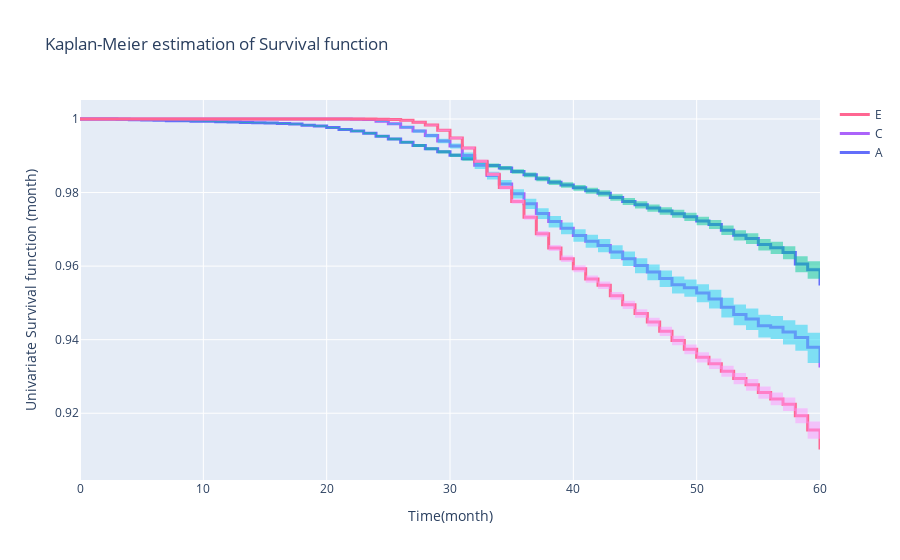

The cell this chart's notebook holds for it:
### Code cell
# As we discusse above, the distinctive weight of evidence for each bin will resulted in
# distinctive survival functions for each subcategories. However the claim can be approved
# by calculating the univariate survival function for each given subcategories. Below lines
# of code do this task.  
fig_1 = go.Figure()

for item in Data['orig_time'].sort_values().unique().tolist():
    data = Data[Data['orig_time'] == item]

    kmf_Data = KaplanMeierFitter().fit(data['time'], data['status_time'])
    fig_1.add_trace(go.Scatter(
    x = kmf_Data.survival_function_.index, \
    y = kmf_Data.survival_function_['KM_estimate'],
    name = item,
    line = dict(shape = 'hv', width = 3,),
    showlegend = True))

    fig_1.add_trace(go.Scatter(
    x = kmf_Data.confidence_interval_.index, 
    y = kmf_Data.confidence_interval_['KM_estimate_upper_0.95'],
    line = dict(shape = 'hv', width = 0),
    showlegend = False,))

    fig_1.add_trace(go.Scatter(
    x = kmf_Data.confidence_interval_.index,
    y = kmf_Data.confidence_interval_['KM_estimate_lower_0.95'],
    line = dict(shape = 'hv', width = 0),
    fill = 'tonexty',
    showlegend = False))

fig_1.update_layout( xaxis_title = "Time(month)", yaxis_title = "Univariate Survival function (month)",\
                   title = 'Kaplan-Meier estimation of Survival function')

fig_1.show()
# As we expected, all four different subcategories have distinctive survival functions.
